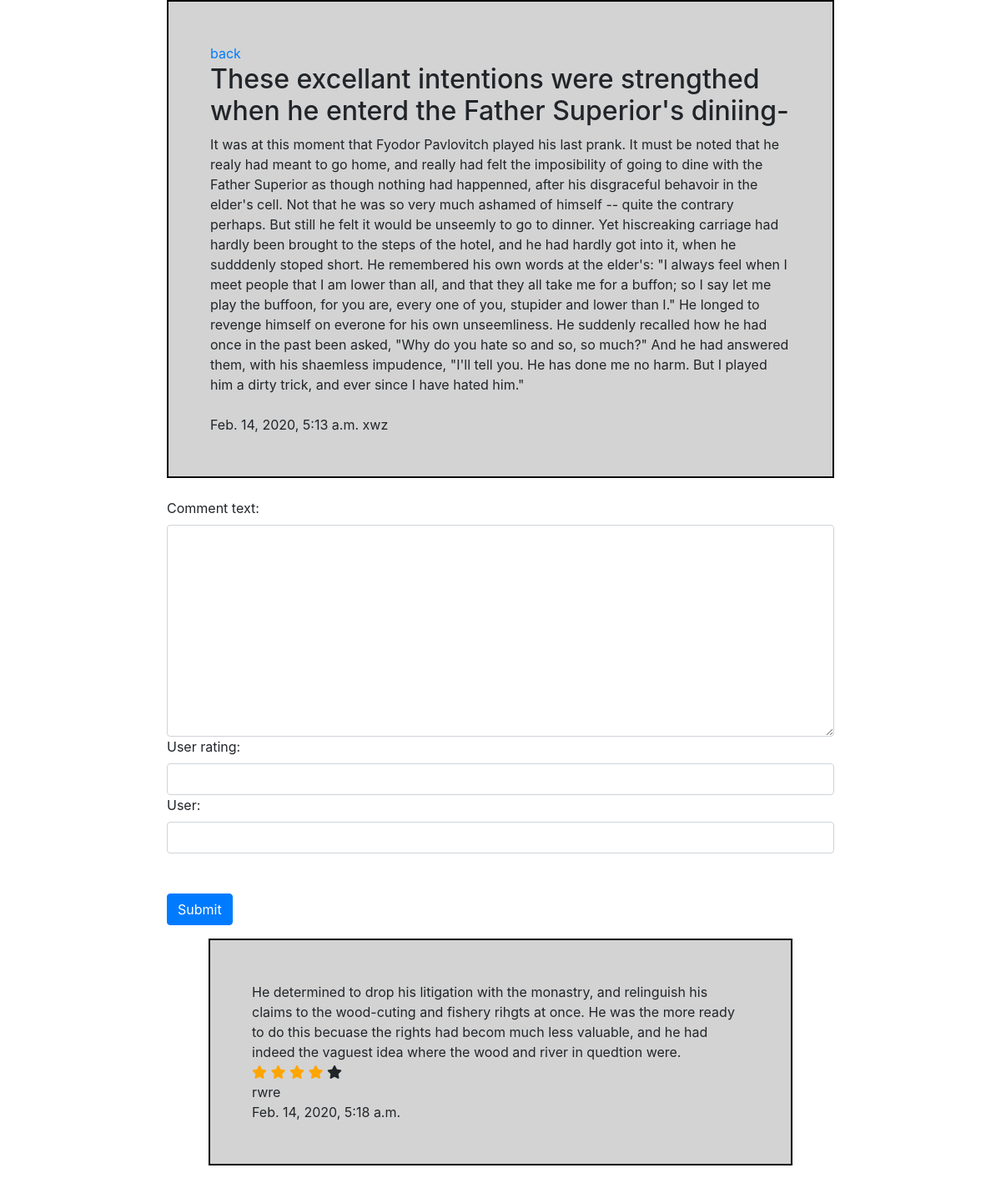
The app's page /myapp/detail/1, older data.
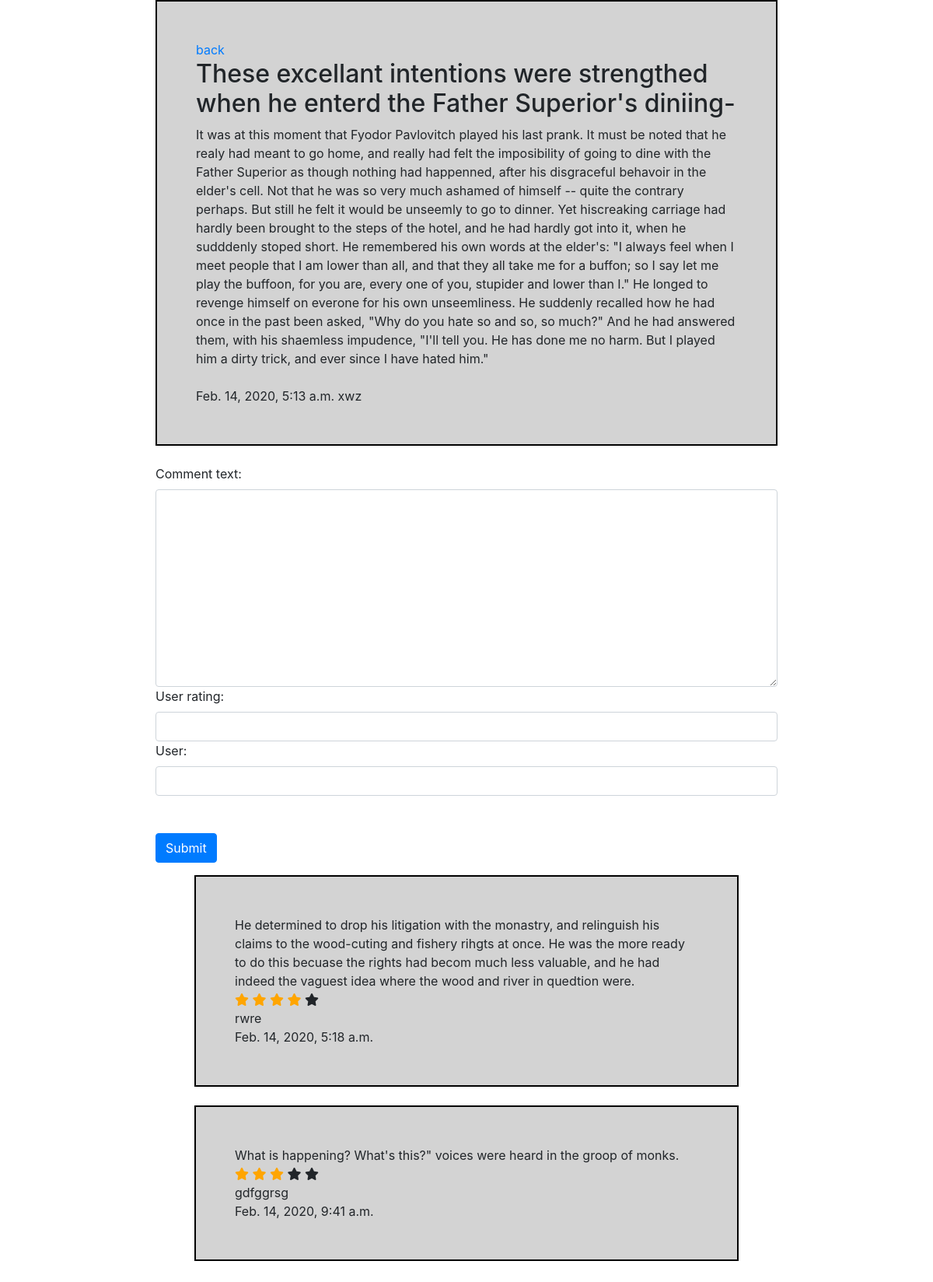
The same page, newer data.
### myapp/models.py (models this page shows, shortened)
class Comment(models.Model):
    comment_text = models.TextField()
    user_rating = models.IntegerField(default=0)
    created_on = models.DateTimeField(auto_now_add=True)
    user = models.CharField(max_length=100)
    blog = models.ForeignKey(Blog, on_delete=models.CASCADE)

### myapp/views.py (the view)
# urls.py: path('detail/<int:blog_id>', views.detail, name='detail'),
def detail(request, blog_id):
    context = {}
    if request.method == 'POST':
        form = CommentForm(request.POST)
        if form.is_valid():
            form.save(blog_id)
        else:
            context['error_message'] = "You didn't insert some input."
    else:
        form = CommentForm()
    blog = get_object_or_404(Blog, pk=blog_id)
    context['blog'] = blog
    context['form'] = form
    context['star_num'] = range(5)
    return render(request, 'myapp/detail.html', context)

### myapp/forms.py (shortened to what this page needs)
class CommentForm(forms.Form):
    comment_text = forms.CharField(widget=forms.Textarea())
    user_rating = forms.IntegerField(widget=Stars)
    user = forms.CharField()

### myapp/templates/myapp/detail.html (shortened to what this page needs)
<head>
  <link rel="stylesheet" href="https://maxcdn.bootstrapcdn.com/bootstrap/4.0.0-beta/css/bootstrap.min.css">
  <link rel="stylesheet" href="https://cdnjs.cloudflare.com/ajax/libs/font-awesome/4.7.0/css/font-awesome.min.css">
</head>
{% load widget_tweaks %}
{% block content %}
<div class="blog">
    <a href="{% url 'index'%}">back<a>
    <h2>{{ blog.blog_title }}</h2>
    {{ blog.blog_text }}</br></br>
    {{ blog.updated_on }}&nbsp;{{ blog.user }}
</div></br>
    <form method="post">
        {% for field in form.visible_fields %}
        <div class="form-group">
            {{ field.label_tag }}
            {% if form.is_bound %}
                {% if field.errors %}
                    {% render_field field class="form-control is-invalid" %}
                    {% for error in field.errors %}
                    <div class="invalid-feedback">
                        {{ error }}
                    </div>
                    {% endfor %}
                {% else %}
                    {% render_field field class="form-control is-valid" %}
                {% endif %}
            {% else %}
                {% render_field field class="form-control" %}
            {% endif %}
        {% endfor %}</br>
        </br><button type="submit" class="btn btn-primary">Submit</button>
        </div>
    </form>
    {% for comment in blog.comment_set.all %}
        <div class="comment">
            {{ comment.comment_text }}</br>
            {% for star in star_num %}
                <span class="fa fa-star {% if star < comment.user_rating %}checked{% endif %}"></span>
            {% endfor %}</br>
            {{ comment.user }}</br>
            {{ comment.created_on }}
        </div></br>
    {% endfor %}
{% endblock %}

Row changes from the older to the newer data that the page shows:
added Comment: comment_text "What is happening? What's this?\" voices were heard in the groop of monks.", user_rating 3 (drawn), user "gdfggrsg", created_on "Feb. 14, 2020, 9:41 a.m."
